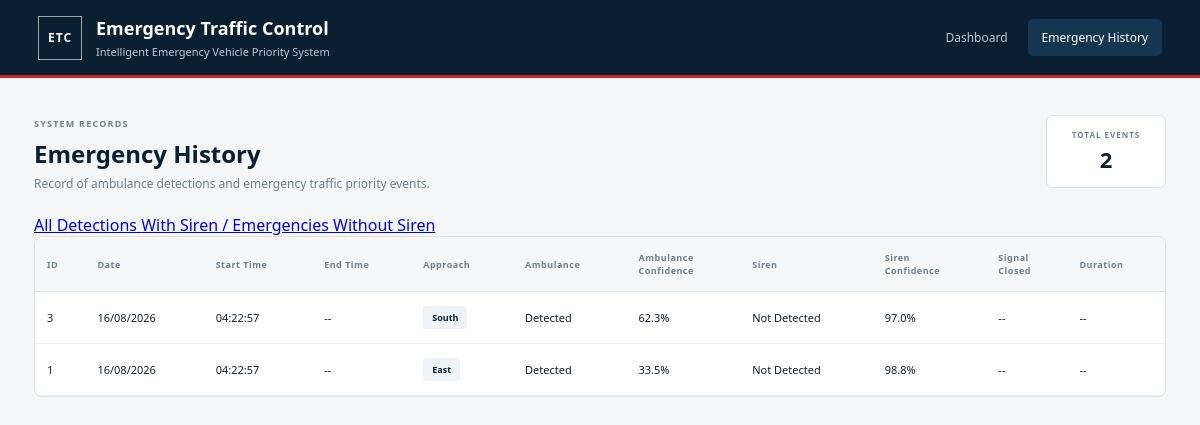
/history?filter=without_siren, run on the app's committed database.
### tables this page shows
CREATE TABLE emergency_history (
            id INTEGER PRIMARY KEY AUTOINCREMENT,
            date TEXT NOT NULL,
            start_time TEXT NOT NULL,
            end_time TEXT,
            approach TEXT NOT NULL,
            ambulance_confidence REAL,
            siren TEXT,
            siren_confidence REAL,
            signal_closed TEXT,
            duration TEXT
        );

### app.py (the view)
@app.route("/history")
def history():
    filter_type = request.args.get("filter", "all")
    conn = get_db()
    if filter_type == "emergency":
        events = conn.execute("""
            SELECT *
            FROM emergency_history
            WHERE siren = 'Siren'
            ORDER BY id DESC
        """).fetchall()
    elif filter_type == "without_siren":
        events = conn.execute("""
            SELECT *
            FROM emergency_history
            WHERE siren = 'No Siren'
            ORDER BY id DESC
        """).fetchall()
    else:
        events = conn.execute("""
            SELECT *
            FROM emergency_history
            ORDER BY id DESC
        """).fetchall()
    conn.close()
    return render_template("history.html", events=events, current_filter=filter_type)

### app.py (called while the page is built)
def get_db():
    conn = sqlite3.connect(DATABASE)
    conn.row_factory = sqlite3.Row
    return conn

### templates/history.html (shortened to what this page needs)
{% extends "base.html" %}
{% block history_active %}active{% endblock %}
{% block content %}
<main class="history-page">
    <div class="history-header">
        <div>
            <span class="eyebrow">SYSTEM RECORDS</span>
            <h2>Emergency History</h2>
            <p>Record of ambulance detections and emergency traffic priority events.</p>
        </div>
        <div class="record-count">
            <span>TOTAL EVENTS</span>
            <strong>{{ events|length }}</strong>
        </div>
    </div>
    <div class="history-filters">
        <a href="{{ url_for('history', filter='all') }}" class="filter-btn {% if current_filter == 'all' %}active{% endif %}">
            All Detections
        </a>
        <a href="{{ url_for('history', filter='emergency') }}" class="filter-btn {% if current_filter == 'emergency' %}active{% endif %}">
            With Siren / Emergencies
        </a>
        <a href="{{ url_for('history', filter='without_siren') }}" class="filter-btn {% if current_filter == 'without_siren' %}active{% endif %}">
            Without Siren
        </a>
    </div>
    <div class="table-container">
        <table>
            <thead>
                <tr>
                    <th>ID</th>
                    <th>Date</th>
                    <th>Start Time</th>
                    <th>End Time</th>
                    <th>Approach</th>
                    <th>Ambulance</th>
                    <th>Ambulance<br>Confidence</th>
                    <th>Siren</th>
                    <th>Siren<br>Confidence</th>
                    <th>Signal<br>Closed</th>
                    <th>Duration</th>
                </tr>
            </thead>
            <tbody>
                {% if events %}
                    {% for event in events %}
                    <tr>
                        <td>{{ event["id"] }}</td>
                        <td>{{ event["date"] }}</td>
                        <td>{{ event["start_time"] }}</td>
                        <td>
                            {% if event["end_time"] %}
                                {{ event["end_time"] }}
                            {% else %}
                                --
                            {% endif %}
                        </td>
                        <td><span class="approach-badge">{{ event["approach"] }}</span></td>
                        <td><span class="status-detected">Detected</span></td>
                        <td>
                            {% if event["ambulance_confidence"] is not none %}
                                {{ "%.1f"|format(event["ambulance_confidence"] * 100) }}%
                            {% else %}
                                --
                            {% endif %}
                        </td>
                        <td>
                            {% if event["siren"] == "Siren" %}
                                <span class="status-siren">Detected</span>
                            {% elif event["siren"] == "No Siren" %}
                                <span class="status-no-siren">Not Detected</span>
                            {% else %}
                                --
                            {% endif %}
                        </td>
                        <td>
                            {% if event["siren_confidence"] is not none %}
                                {{ "%.1f"|format(event["siren_confidence"] * 100) }}%
                            {% else %}
                                --
                            {% endif %}
                        </td>
                        <td>
                            {% if event["signal_closed"] %}
                                <span class="signal-closed-badge">{{ event["signal_closed"] }}</span>
                            {% else %}
                                --
                            {% endif %}
                        </td>
                        <td>
                            {% if event["duration"] %}
                                {{ event["duration"] }}
                            {% else %}
                                --
                            {% endif %}
                        </td>
                    </tr>
                    {% endfor %}
                {% endif %}
            </tbody>
        </table>
    </div>
</main>
{% endblock %}

### static/css/style.css (style rules this page uses)
:root { --navy: #0b1f33; --navy-light: #153650; --red: #c62828; --yellow: #d99a00; --green: #198754; --background: #f4f6f8; --white: #ffffff; --border: #dce3e8; --text: #17212b; --muted: #71808d; }
* { box-sizing: border-box; }
body { margin: 0; background: var(--background); color: var(--text); font-family: "Segoe UI", Arial, sans-serif; }
.history-page { max-width: 1500px; margin: auto; padding: 32px 34px 50px; }
.history-header { display: flex; align-items: center; justify-content: space-between; margin-bottom: 22px; }
.eyebrow { color: var(--muted); font-size: 9px; font-weight: 800; letter-spacing: 1.2px; }
.history-header h2 { margin: 5px 0; color: var(--navy); font-size: 24px; }
.history-header p { margin: 0; color: var(--muted); font-size: 12px; }
.record-count { min-width: 120px; text-align: center; background: white; border: 1px solid var(--border); border-radius: 7px; padding: 13px; }
.record-count span { display: block; color: var(--muted); font-size: 8px; font-weight: 800; letter-spacing: 1px; }
.record-count strong { display: block; margin-top: 4px; color: var(--navy); font-size: 22px; }
.table-container { background: white; border: 1px solid var(--border); border-radius: 8px; overflow-x: auto; }
table { width: 100%; border-collapse: collapse; min-width: 1100px; }
thead { background: #f5f7f9; }
th { padding: 14px 12px; text-align: left; color: var(--muted); font-size: 9px; font-weight: 800; letter-spacing: .5px; border-bottom: 1px solid var(--border); white-space: nowrap; }
td { padding: 14px 12px; font-size: 11px; border-bottom: 1px solid #edf0f2; white-space: nowrap; }
.approach-badge { display: inline-block; padding: 5px 9px; background: #edf3f7; color: var(--navy); border-radius: 4px; font-size: 9px; font-weight: 700; }

### data on the page
emergency_history: id "3", date "16/08/2026", start_time "04:22:57", approach "South", event['ambulance_confidence']*100 "62.3", siren "Not Detected", event['siren_confidence']*100 "97.0"
emergency_history: id "1", date "16/08/2026", start_time "04:22:57", approach "East", event['ambulance_confidence']*100 "33.5", siren "Not Detected", event['siren_confidence']*100 "98.8"

### other printed values
{{ events|length }} "2"
